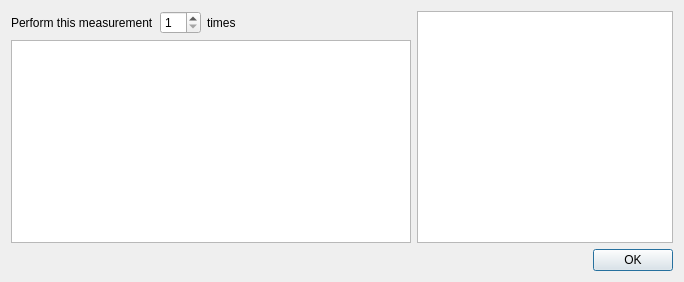
<?xml version="1.0" encoding="UTF-8"?>
<ui version="4.0">
 <class>dialogConfigMeasurement</class>
 <widget class="QDialog" name="dialogConfigMeasurement">
  <property name="geometry">
   <rect>
    <x>0</x>
    <y>0</y>
    <width>684</width>
    <height>282</height>
   </rect>
  </property>
  <property name="contextMenuPolicy">
   <enum>Qt::DefaultContextMenu</enum>
  </property>
  <property name="windowTitle">
   <string>Configure measurement - Metro</string>
  </property>
  <layout class="QVBoxLayout" name="verticalLayout_2">
   <item>
    <layout class="QHBoxLayout" name="layoutMain">
     <item>
      <layout class="QVBoxLayout" name="layoutMeas">
       <item>
        <layout class="QHBoxLayout" name="layoutScanAmount">
         <item>
          <widget class="QLabel" name="labelPreScanAmount">
           <property name="text">
            <string>Perform this measurement</string>
           </property>
          </widget>
         </item>
         <item>
          <widget class="QSpinBox" name="editScanAmount">
           <property name="sizePolicy">
            <sizepolicy hsizetype="Preferred" vsizetype="Fixed">
             <horstretch>0</horstretch>
             <verstretch>0</verstretch>
            </sizepolicy>
           </property>
           <property name="minimum">
            <number>1</number>
           </property>
          </widget>
         </item>
         <item>
          <widget class="QLabel" name="labelPostScanAmount">
           <property name="sizePolicy">
            <sizepolicy hsizetype="MinimumExpanding" vsizetype="Preferred">
             <horstretch>0</horstretch>
             <verstretch>0</verstretch>
            </sizepolicy>
           </property>
           <property name="text">
            <string>times</string>
           </property>
          </widget>
         </item>
        </layout>
       </item>
       <item>
        <widget class="QTreeWidget" name="treeMeas">
         <property name="minimumSize">
          <size>
           <width>400</width>
           <height>0</height>
          </size>
         </property>
         <property name="contextMenuPolicy">
          <enum>Qt::CustomContextMenu</enum>
         </property>
         <property name="horizontalScrollBarPolicy">
          <enum>Qt::ScrollBarAsNeeded</enum>
         </property>
         <attribute name="headerVisible">
          <bool>false</bool>
         </attribute>
         <column>
          <property name="text">
           <string>op_name</string>
          </property>
         </column>
        </widget>
       </item>
      </layout>
     </item>
     <item>
      <widget class="QListWidget" name="listMacros">
       <property name="sizePolicy">
        <sizepolicy hsizetype="MinimumExpanding" vsizetype="Minimum">
         <horstretch>0</horstretch>
         <verstretch>0</verstretch>
        </sizepolicy>
       </property>
       <property name="contextMenuPolicy">
        <enum>Qt::CustomContextMenu</enum>
       </property>
      </widget>
     </item>
    </layout>
   </item>
   <item>
    <widget class="QDialogButtonBox" name="buttonBox">
     <property name="orientation">
      <enum>Qt::Horizontal</enum>
     </property>
     <property name="standardButtons">
      <set>QDialogButtonBox::Ok</set>
     </property>
    </widget>
   </item>
  </layout>
  <action name="actionAddScanset">
   <property name="text">
    <string>Add new scan</string>
   </property>
  </action>
  <action name="actionRemoveScanset">
   <property name="text">
    <string>Remove</string>
   </property>
  </action>
  <action name="actionUpScanset">
   <property name="text">
    <string>Move up</string>
   </property>
  </action>
  <action name="actionDownScanset">
   <property name="text">
    <string>Move down</string>
   </property>
  </action>
  <action name="actionAddMacro">
   <property name="text">
    <string>Add new macro...</string>
   </property>
  </action>
  <action name="actionDeleteMacro">
   <property name="text">
    <string>Delete</string>
   </property>
  </action>
  <action name="actionUpdateMacro">
   <property name="text">
    <string>Update</string>
   </property>
  </action>
 </widget>
 <resources/>
 <connections>
  <connection>
   <sender>buttonBox</sender>
   <signal>accepted()</signal>
   <receiver>dialogConfigMeasurement</receiver>
   <slot>accept()</slot>
   <hints>
    <hint type="sourcelabel">
     <x>248</x>
     <y>254</y>
    </hint>
    <hint type="destinationlabel">
     <x>157</x>
     <y>274</y>
    </hint>
   </hints>
  </connection>
  <connection>
   <sender>buttonBox</sender>
   <signal>rejected()</signal>
   <receiver>dialogConfigMeasurement</receiver>
   <slot>reject()</slot>
   <hints>
    <hint type="sourcelabel">
     <x>316</x>
     <y>260</y>
    </hint>
    <hint type="destinationlabel">
     <x>286</x>
     <y>274</y>
    </hint>
   </hints>
  </connection>
 </connections>
</ui>
